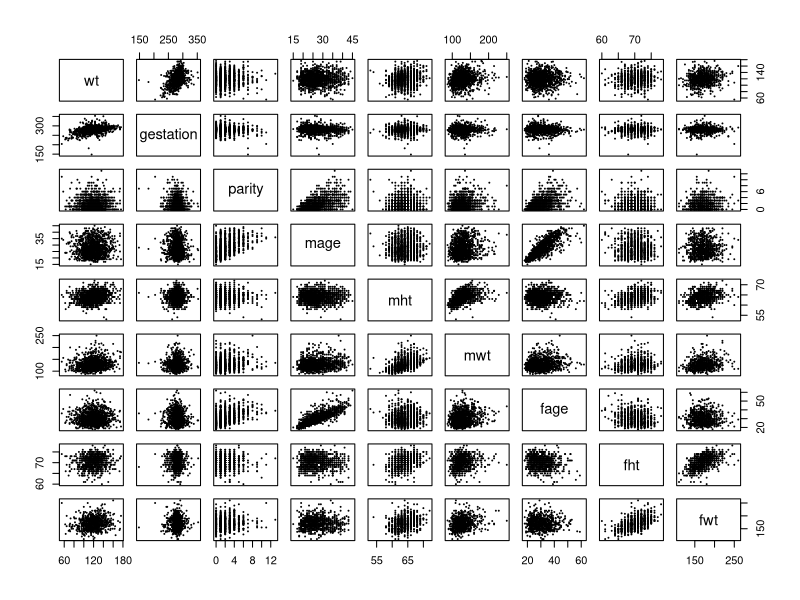
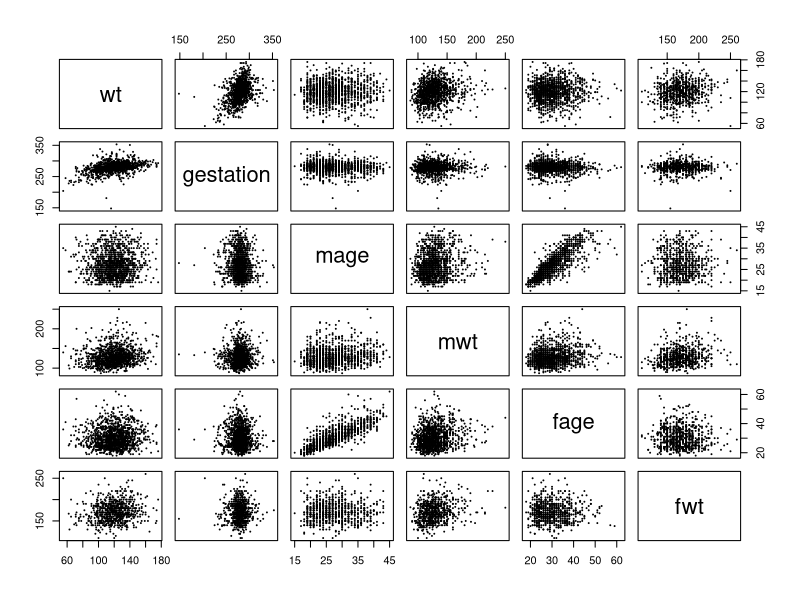
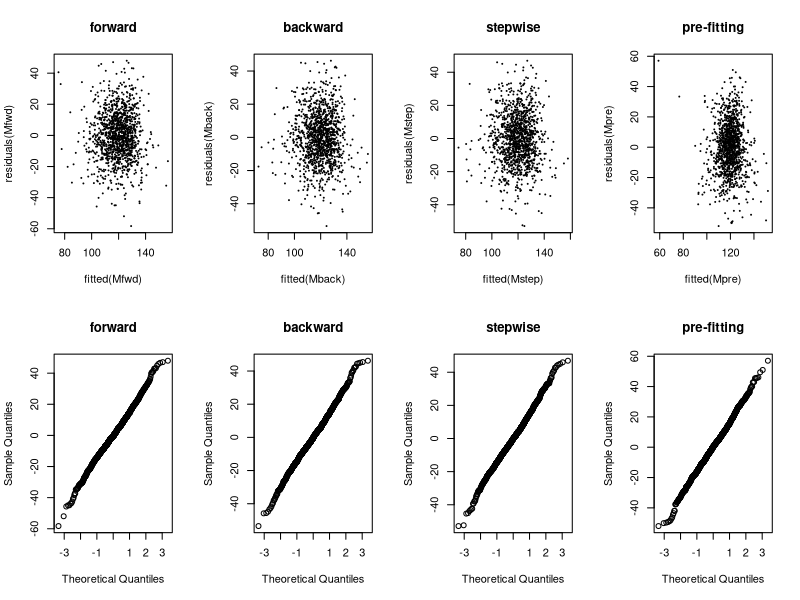
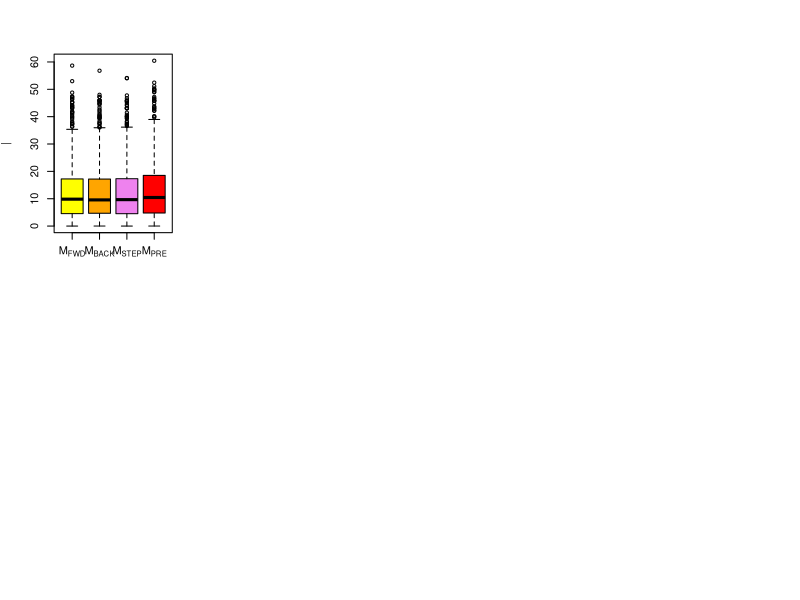
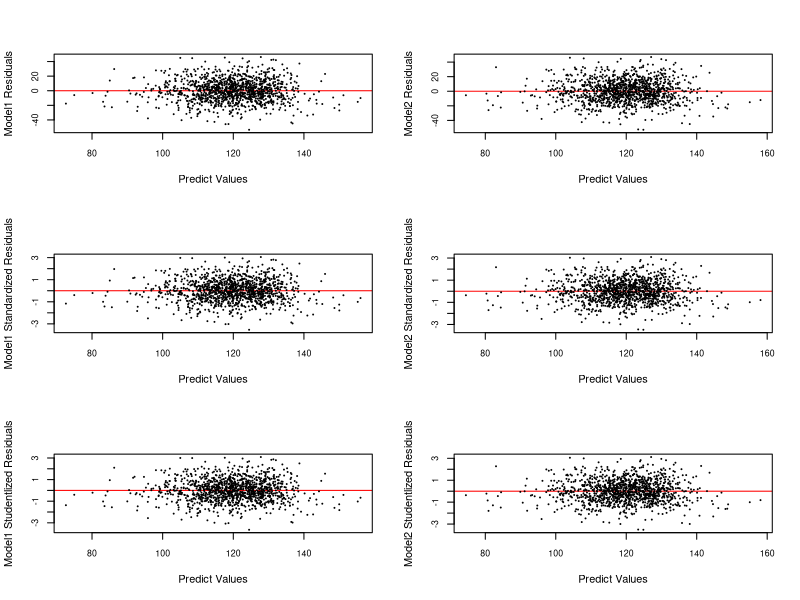
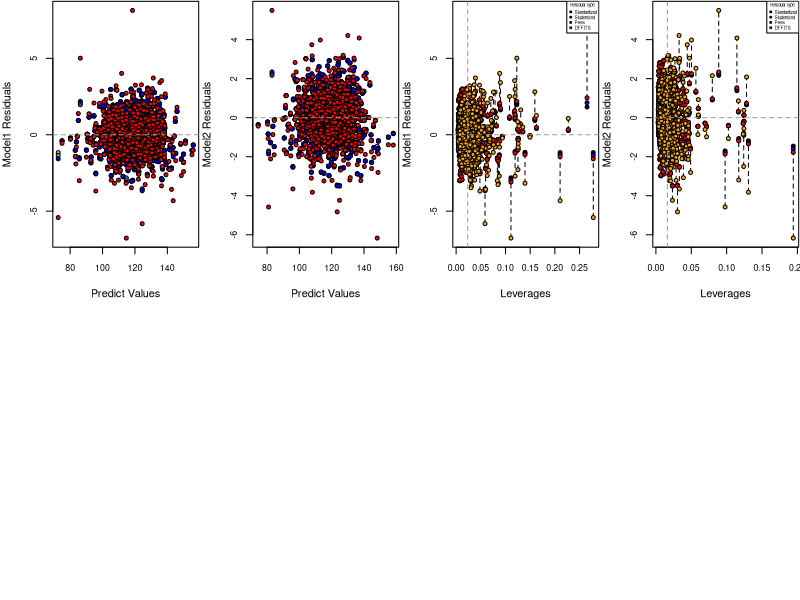
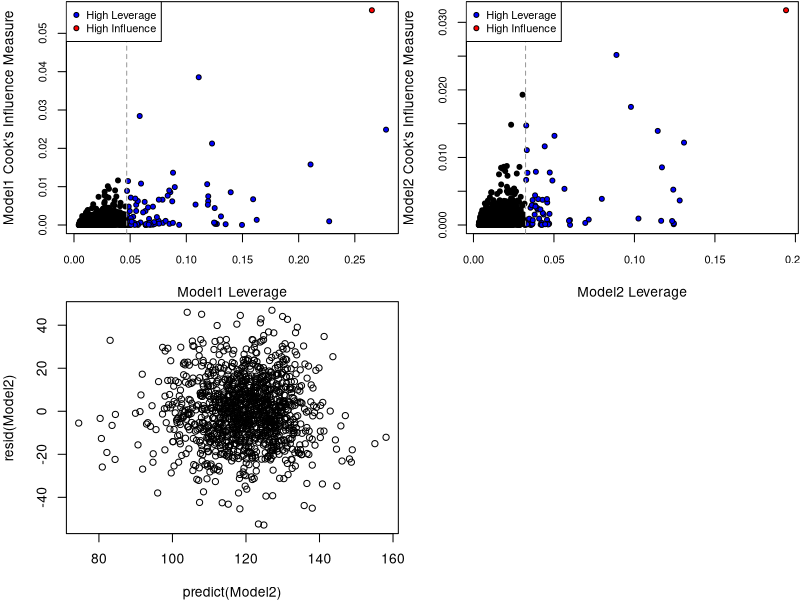
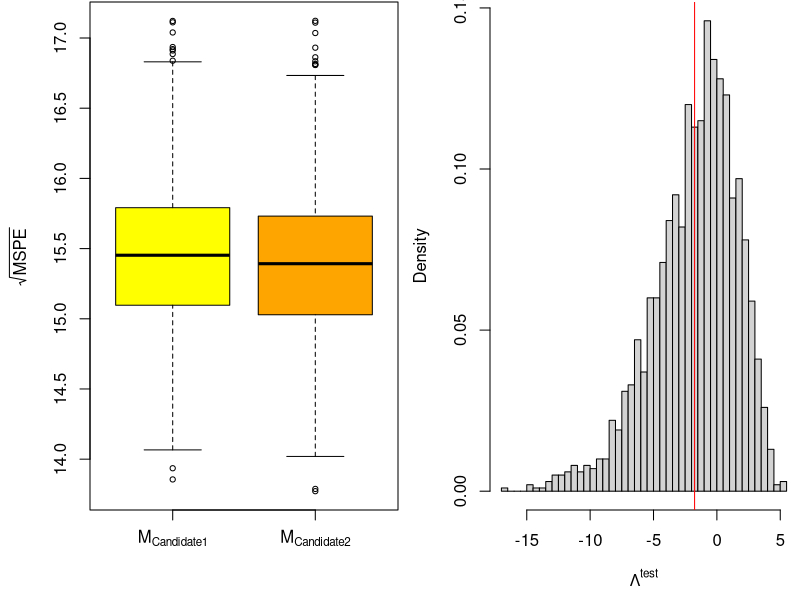

These figures' R source, in order:
## ---- chunk 1
library(mice)
## ---- chunk 2
# data input 
chds_births <- read.csv(file = "chds_births.csv")
summary(chds_births) # first look of the data
## ---- chunk 3

# standardize the category variable marital
chds_births$marital[!chds_births$marital %in% c(1:5)] = NA

# standardize the category variable meth
chds_births$meth[chds_births$meth %in% c(0,1,2,3,4,5)] = 0
chds_births$meth[chds_births$meth %in% c(6)] = 1
chds_births$meth[chds_births$meth %in% c(7)] = 2
chds_births$meth[chds_births$meth %in% c(8)] = 3
chds_births$meth[chds_births$meth %in% c(9)] = 4
chds_births$meth[chds_births$meth %in% c(10)] = 5

# standardize the category variable feth
chds_births$feth[chds_births$feth %in% c(0,1,2,3,4,5)] = 0
chds_births$feth[chds_births$feth %in% c(6)] = 1
chds_births$feth[chds_births$feth %in% c(7)] = 2
chds_births$feth[chds_births$feth %in% c(8)] = 3
chds_births$feth[chds_births$feth %in% c(9)] = 4
chds_births$feth[chds_births$feth %in% c(10)] = 5

# change all category variables to factor instead of continues variables
chds_births$meth <- as.factor(chds_births$meth)
chds_births$med <- as.factor(chds_births$med)
chds_births$feth <- as.factor(chds_births$feth)
chds_births$fed <- as.factor(chds_births$fed)
chds_births$marital <- as.factor(chds_births$marital)
chds_births$smoke <- as.factor(chds_births$smoke)
chds_births$time <- as.factor(chds_births$time)
chds_births$number <- as.factor(chds_births$number)
## ---- chunk 4
# remove the NA by mice which method is sample
births_mice <- mice(chds_births, method = "sample", seed = 1)
births_clean <- complete(births_mice)
## ---- chunk 5
anyNA(births_clean) #check the NA after removement
## ---- chunk 6
 # since we operate by levels of the factor, for 
 # factor '0' it will be position '1' in levels

# category variable: meth
levels(births_clean$meth)
levels(births_clean$meth)[1] <- "Caucasian"
levels(births_clean$meth)[3] <- "African-American"
levels(births_clean$meth)[c(2,4,5,6)]<- "others"

# category variable: med
levels(births_clean$med)[2] <- "middle-school"
levels(births_clean$med)[3] <- "high-school"
levels(births_clean$med)[5] <- "high-school + some college"
levels(births_clean$med)[6] <- "college graduate"
levels(births_clean$med)[c(1,4,7,8)]<- "others"

# category variable: feth
levels(births_clean$feth)
levels(births_clean$feth)[1] <- "Caucasian"
levels(births_clean$feth)[3] <- "African-American"
levels(births_clean$feth)[c(2,4,5,6)]<- "others"

# category variable: fed
levels(births_clean$fed)[2] <- "middle-school"
levels(births_clean$fed)[3] <- "high-school"
levels(births_clean$fed)[5] <- "high-school + some college"
levels(births_clean$fed)[6] <- "college graduate"
levels(births_clean$fed)[c(1,4,7,8)]<- "others"

# category variable: marital
levels(births_clean$marital)[1] <- "married"
levels(births_clean$marital)[c(2,3,4,5)] <- "others"

# delete smoke 
births_clean$smoke = NULL

# category variable: time
levels(births_clean$time)[1] <- "never smoked"
levels(births_clean$time)[2] <- "still smokes"
levels(births_clean$time)[c(3,4,5,6,7,8,9,10)] <- "others"

# category variable: number
levels(births_clean$number)[1] <- "never smoked"
levels(births_clean$number)[2] <- "1-4"
levels(births_clean$number)[3] <- "5-9"
levels(births_clean$number)[6] <- "20-29"
levels(births_clean$number)[c(4,5,7,8,9,10)] <- "others"

#summary of new data
summary(births_clean)
## ---- chunk 7
# pairplot for continues data
pairs(~wt + gestation + parity + mage + mht + mwt + fage + fht + fwt,cex = .05,  data = chds_births)
## ---- chunk 8
pairs(~wt + gestation + mage + mwt + fage + fwt,cex = .05,  data = chds_births) # detailed pairplots
## ---- chunk 9
Mpre <- lm(formula = wt ~ gestation + mage + fwt + mwt, 
            data = births_clean)
Mpre$call
## ---- chunk 10
M0 <- lm(wt ~ 1, data = births_clean) # initial model
Mmax <- lm(wt ~ (.)^2 , data = births_clean) # full model
Mstart <- lm(wt ~ ., data = births_clean) #start model

# detect coefficients which are NAs
beta.max <- coef(Mmax)
names(beta.max)[is.na(beta.max)]
anyNA(coef(Mmax))
## ---- chunk 11
Mmax <- lm(wt ~ (. -marital -fed -feth -number -time - meth -med)^2 
           +marital + fed +feth +number +time + meth +med , data = births_clean) # Revised max model
Mstart <- lm(wt ~ ., data = births_clean) #start model
anyNA(coef(Mmax)) # detect coefficients which are NAs
## ---- chunk 12
# Forward selection
invisible(Mfwd <- step(object = M0,
               scope = list(lower = M0, upper = Mmax),
               direction = "forward", trace = FALSE))
## ---- chunk 13
# Backward elimination selection
Mback <- step(object = Mmax, 
              scope = list(lower = M0, upper = Mmax),
              direction = "backward", trace = FALSE)
## ---- chunk 14
# Stepwise selection
Mstep <- step(object = Mstart,
              scope = list(lower = M0, upper = Mmax),
              direction = "both", trace = FALSE)
## ---- chunk 15
c(fwd = length(coef(Mfwd)), back = length(coef(Mback)), step = length(coef(Mstep)))
Mfwd$call
Mback$call
Mstep$call
## ---- chunk 16
par(mfrow=c(2,4))
plot(fitted(Mfwd), residuals(Mfwd), main="forward", cex = .2)
plot(fitted(Mback), residuals(Mback), main="backward", cex = .2)
plot(fitted(Mstep), residuals(Mstep), main="stepwise", cex =.2)
plot(fitted(Mpre), residuals(Mpre), main="pre-fitting", cex =.2)
qqnorm(residuals(Mfwd), main="forward")
qqnorm(residuals(Mback), main="backward")
qqnorm(residuals(Mstep), main="stepwise")
qqnorm(residuals(Mpre), main="pre-fitting")
## ---- chunk 17
M1 <- Mfwd
M2 <- Mback
M3 <- Mstep
M4 <- Mpre
Mnames <- expression(M[FWD], M[BACK], M[STEP],M[PRE])

# press for 3 automated models
press1 <- resid(M1)/(1-hatvalues(M1))
press2 <- resid(M2)/(1-hatvalues(M2))
press3 <- resid(M3)/(1-hatvalues(M3))
press4 <- resid(M4)/(1-hatvalues(M4))
PRESS = c(sum(press1^2), sum(press2^2), sum(press3^2),sum(press4^2))

# R^2 for 3 automated models
r_square1 <- summary(M1)$r.squared
r_square2 <- summary(M2)$r.squared
r_square3 <- summary(M3)$r.squared
r_square4 <- summary(M4)$r.squared
R_Squared <- c(r_square1,r_square2,r_square3,r_square4)

# Adjusted R^2 for 3 automated models
r_adj_square1 <- summary(M1)$adj.r.squared
r_adj_square2 <- summary(M2)$adj.r.squared
r_adj_square3 <- summary(M3)$adj.r.squared
r_adj_square4 <- summary(M4)$adj.r.squared
R_adj_Squared <- c(r_adj_square1,r_adj_square2,r_adj_square3,r_adj_square4)

# AIC for 3 automated models
AIC1 <- AIC(M1)
AIC2 <- AIC(M2)
AIC3 <- AIC(M3)
AIC4 <- AIC(M4)
AIC = c(AIC1,AIC2,AIC3,AIC4)

# display results
disp <- rbind(AIC,PRESS,R_Squared,R_adj_Squared)
colnames(disp) <- Mnames
disp

#plot PRESS statistics
boxplot(x = list(abs(press1),abs(press2),abs(press3),abs(press4)), names = Mnames,
        ylab = expression("|", PRESS[i], "|"),col = c("yellow","orange","violet","red"))
              
              
## ---- chunk 18
Model1 <- Mback
Model2 <- Mstep

h1 <- hatvalues(Model1) # hat matrix for model1 
h2 <- hatvalues(Model2) # hat matrix for model2 

y1.hat <- predict(Model1) # predicted values for model1 
y2.hat <- predict(Model2) # predicted values for model2
## ---- chunk 19
Re1 <- residuals(Model1) # Residual for model1
Re2 <- residuals(Model2) # Residual for model2

StanRe1 <- Re1/sigma(Model1) # Standard Residual for model1
StanRe2 <- Re2/sigma(Model2) # Standard Residual for model2

StudRe1 <- StanRe1 / sqrt(1-hatvalues(Model1)) # Studentized Residual for model1
StudRe2 <- StanRe2 / sqrt(1-hatvalues(Model2)) # Studentized Residual for model2


par(mfrow=c(3,2))
## Residual plots
plot(predict(Model1), Re1, xlab = "Predict Values",
     ylab = "Model1 Residuals", cex.axis = .8, cex = .2,
     abline(h = mean(Re1), col = "red"))
plot(predict(Model2), Re2, xlab = "Predict Values", 
     ylab = "Model2 Residuals", cex.axis = .8, cex = .2,
     abline(h = mean(Re2), col = "red"))

## Standlized residual plots
plot(predict(Model1), StanRe1, xlab = "Predict Values",
     ylab = "Model1 Standardized Residuals", cex.axis = .8,
     cex = .2, abline(h = mean(StanRe1), col = "red"))
plot(predict(Model2), StanRe2, xlab = "Predict Values", 
     ylab = "Model2 Standardized Residuals", cex.axis = .8,
     cex = .2, abline(h = mean(StanRe2), col = "red"))

## Studentlized residuals plots
plot(predict(Model1), StudRe1, xlab = "Predict Values",
     ylab = "Model1 Studentlized Residuals", cex.axis = .8,
     cex = .2, abline(h = mean(StudRe1), col = "red"))
plot(predict(Model2), StudRe2, xlab = "Predict Values",
     ylab = "Model2 Studentlized Residuals", cex.axis = .8,
     cex = .2, abline(h = mean(StudRe2), col = "red"))
## ---- chunk 20
press_model1 <- Re1/(1 - hatvalues(Model1)) #press for model1
press_model2 <- Re2/(1 - hatvalues(Model2)) #press for model2

dfts1 <- dffits(Model1) #DFFITS for model1
dfts2 <- dffits(Model2) #DFFITS for model2

# standlize each of these
p1 <- length(coef(Model1))
n1 <- nobs(Model1)
hbar1 <- p1/n1
StudRe1.stan <- StudRe1 * sqrt(1-hbar1)
press_model1.stan <- press_model1*(1-hbar1)/sigma(Model1)
dfts1.stan <- dfts1*(1-hbar1)/sqrt(hbar1)

par(mfrow = c(2,4), mar = c(4,4,.1,.1)) # decide the large of plots

# plots all predicts vs different residuals
plot(predict(Model1), rep(0, length(y1.hat)),
     type = "n",
     ylim = range(StanRe1,StudRe1.stan,dfts1.stan,press_model1.stan),
     xlab = "Predict Values", 
     ylab = "Model1 Residuals", 
     cex.axis = .8)
segments(x0 = h1,
        y0 = pmin(StanRe1, StudRe1.stan, press_model1.stan, dfts1.stan),
        y1 = pmax(StanRe1, StudRe1.stan, press_model1.stan, dfts1.stan),
        lty = 2)
points(predict(Model1), StanRe1, pch = 21, bg = "violet", cex = .8) # standardized residual 
points(predict(Model1), StudRe1.stan, pch = 21, bg = "green", cex = .8) # studentlized residual
points(predict(Model1), press_model1.stan, pch = 21, bg = "blue", cex = .8) # press residual
points(predict(Model1), dfts1.stan, pch = 21, bg = "red", cex = .8) # dffit
abline(h = 0, col = "grey60", lty =2) #horizontal line

## model2
# standlize each of these
p2 <- length(coef(Model2))
n2 <- nobs(Model2)
hbar2 <- p2/n2
StudRe2.stan <- StudRe2 * sqrt(1-hbar2)
press_model2.stan <- press_model2*(1-hbar2)/sigma(Model2)
dfts2.stan <- dfts2*(1-hbar2)/sqrt(hbar2)

# plots all predicts vs different residuals
plot(predict(Model2), rep(0, length(y2.hat)),
     type = "n",
     ylim = range(StanRe2,StudRe2.stan,dfts2.stan,press_model2.stan),
     xlab = "Predict Values", 
     ylab = "Model2 Residuals", 
     cex.axis = .8)
segments(x0 = h2,
        y0 = pmin(StanRe2, StudRe2.stan, press_model2.stan, dfts2.stan),
        y1 = pmax(StanRe2, StudRe2.stan, press_model2.stan, dfts2.stan),
        lty = 2)
points(predict(Model2), StanRe2, pch = 21, bg = "violet", cex = .8) # standardized residual 
points(predict(Model2), StudRe2.stan, pch = 21, bg = "green", cex = .8) # studentlized residual
points(predict(Model2), press_model2.stan, pch = 21, bg = "blue", cex = .8) # press residual
points(predict(Model2), dfts2.stan, pch = 21, bg = "red", cex = .8) # dffit
abline(h = 0, col = "grey60", lty =2) #horizontal line



# plots Residuals vs Leverages
# model1
plot(h1, rep(0, length(y1.hat)), type = "n", cex.axis = .8, 
     ylim = range(StanRe1, StudRe1.stan, press_model1.stan, dfts1.stan),
     xlab = "Leverages", ylab = "Model1 Residuals")
segments(x0 = h1,
        y0 = pmin(StanRe1, StudRe1.stan, press_model1.stan, dfts1.stan),
        y1 = pmax(StanRe1, StudRe1.stan, press_model1.stan, dfts1.stan),
        lty = 2)
points(h1, StanRe1, pch = 21, bg = "black", cex =.8) # standard residual 
points(h1, StudRe1.stan, pch = 21, bg = "blue", cex =.8) # studentlized residual
points(h1,press_model1.stan, pch = 21, bg = "red", cex = .8) # press residual
points(h1,dfts1.stan, pch = 21, bg = "orange", cex = .8) # dffit
abline(v = hbar1, col = "grey60", lty = 2)
abline(h = 0, col = "grey60", lty =2) #horizontal line
legend("topright",legend = c("Standardized", "Studentized","Press","DFFITS"), pch = 21,
       pt.bg = c("black", "blue", "red", "orange"),
       title = "Residual Type:", cex = .4, pt.cex =.4)

# model2
plot(h2, rep(0, length(y2.hat)), type = "n", cex.axis = .8, 
     ylim = range(StanRe2, StudRe2.stan, press_model2.stan, dfts2.stan),
     xlab = "Leverages", ylab = "Model2 Residuals")
segments(x0 = h2,
        y0 = pmin(StanRe2, StudRe2.stan, press_model2.stan, dfts2.stan),
        y1 = pmax(StanRe2, StudRe2.stan, press_model2.stan, dfts2.stan),
        lty = 2)
points(h2, StanRe2, pch = 21, bg = "black", cex =.8) # standard residual 
points(h2, StudRe2.stan, pch = 21, bg = "blue", cex =.8) # studentlized residual
points(h2,press_model2.stan, pch = 21, bg = "red", cex = .8) # press residual
points(h2,dfts2.stan, pch = 21, bg = "orange", cex = .8) # dffit
abline(v = hbar2, col = "grey60", lty = 2)
abline(h = 0, col = "grey60", lty =2) #horizontal line
legend("topright",legend = c("Standardized", "Studentized","Press","DFFITS"), pch = 21,
       pt.bg = c("black", "blue", "red", "orange"),
       title = "Residual Type:", cex = .4, pt.cex =.4)   
## ---- chunk 21
# compute leverage

h1 <- hatvalues(Model1) # leverage for Model1
h2 <- hatvalues(Model2) # leverage for Model2

D1 <- cooks.distance(Model1) # cook's distance for Model1
D2 <- cooks.distance(Model2) # cook's distance for Model2

infl1.ind <- which.max(D1) # top influence point for Model1 
infl2.ind <- which.max(D2) # top influence point for Model2

lev1.ind <- h1 > 2*hbar1 # leverage which is more than 2x the average in Model 1
lev2.ind <- h2 > 2*hbar2 # leverage which is more than 2x the average in Model 2

par(mfrow = c(2,2), mar = c(4,4,.1,.1)) # decide the graph

clrs <- rep("black", len = nobs(Model1)) # decide the color of points
clrs[lev1.ind] <- "blue" # high leverage's color
clrs[infl1.ind] <-"red" # high influence's color
cex <- .8

# cook's distance vs leverage plot 
plot(h1,D1,xlab = "Model1 Leverage", 
     ylab = "Model1 Cook's Influence Measure",
     pch = 21, bg = clrs, cex = cex, cex.axis = cex)
abline(v = 2*hbar1, col = "grey60", lty = 2)
legend("topleft", legend = c("High Leverage", "High Influence"), 
       pch = 21, pt.bg = c("blue", "red"),cex = cex, pt.cex = cex)

clrs <- rep("black", len = nobs(Model2))# decide the color of points
clrs[lev2.ind] <- "blue"# high leverage's color
clrs[infl2.ind] <-"red"# high influence's color
cex <- .8

# cook's distance vs leverage plot 
plot(h2,D2,xlab = "Model2 Leverage", 
     ylab = "Model2 Cook's Influence Measure", 
     pch = 21, bg = clrs, cex = cex, cex.axis = cex)
abline(v = 2*hbar2, col = "grey60", lty = 2)
legend("topleft", legend = c("High Leverage", "High Influence"), 
       pch = 21, pt.bg = c("blue", "red"),cex = cex, pt.cex = cex)

## ---- chunk 22
plot(predict(Model2), resid(Model2)) # predict vs residual plot
entry2 <- which.max(abs(resid(Model2))) #find the entry of max absolute residuals
## ---- chunk 23
M1 <- Model1
M2 <- Model2
Mnames_new <- expression(M[Candidate1],M[Candidate2])
# Cross-validation setup
nreps <- 2e3 # number of replications
ntot <- nrow(births_clean) # total number of observations
ntrain <- floor(0.7 * ntot) # size of training set
ntest <- ntot-ntrain # size of test set
mspe1 <- rep(NA, nreps) # sum-of-square errors for each CV replication
mspe2 <- rep(NA, nreps)
logLambda <- rep(NA, nreps) # log-likelihod ratio statistic for each replication
for(ii in 1:nreps) {
  # randomly select training observations
  train.ind <- sample(ntot, ntrain) # training observations
  # refit the models on the subset of training data; ?update for details!
  M1.cv <- update(M1, subset = train.ind)
  M2.cv <- update(M2, subset = train.ind)
  # out-of-sample residuals for both models
  # that is, testing data - predictions with training parameters
  M1.res <- births_clean$wt[-train.ind] -
            predict(M1.cv, newdata = births_clean[-train.ind,])
  M2.res <- births_clean$wt[-train.ind] -
            predict(M2.cv, newdata = births_clean[-train.ind,])
  # mean-square prediction errors
  mspe1[ii] <- mean(M1.res^2)
  mspe2[ii] <- mean(M2.res^2)
  # out-of-sample likelihood ratio
  M1.sigma <- sqrt(sum(resid(M1.cv)^2)/ntrain) # MLE of sigma
  M2.sigma <- sqrt(sum(resid(M2.cv)^2)/ntrain)
  # since res = y - pred, dnorm(y, pred, sd) = dnorm(res, 0, sd)
  logLambda[ii] <- sum(dnorm(M1.res, mean = 0, sd = M1.sigma, log = TRUE))
  logLambda[ii] <- logLambda[ii] -
                   sum(dnorm(M2.res, mean = 0, sd = M2.sigma, log = TRUE))
}
# plot rMSPE and out-of-sample log
par(mfrow = c(1,2))
par(mar = c(4.5, 4.5, .1, .1))
boxplot(x = list(sqrt(mspe1), sqrt(mspe2)), 
        names = Mnames_new, cex = .7,
        ylab = expression(sqrt(MSPE)), col = c("yellow", "orange"))
hist(logLambda, breaks = 50, freq = FALSE,
     xlab = expression(Lambda^{test}),
     main = "", cex = .7)
abline(v = mean(logLambda), col = "red") # average value
## ---- chunk 24
plot(births_clean$wt,residuals(Mstep)) #answer to part4 question
